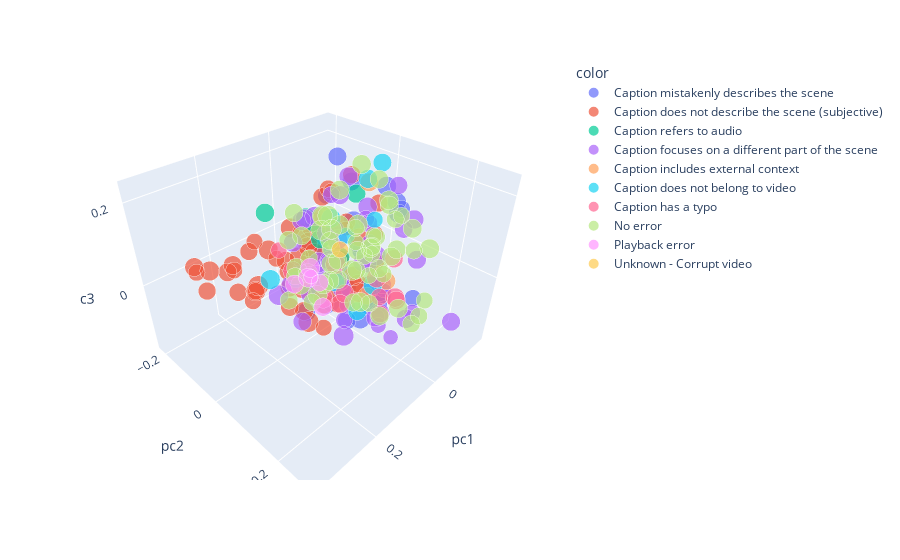

Notebook code for this chart:
### Code cell
# Scatter plot PCA with Error as color and memorability score as size. Show caption on hover
fig = px.scatter_3d(principalDf, x="pc1", y="pc2", z="pc3", color=df_filtered['ERROR'].tolist(), size=df_filtered['mem_score'].tolist(), hover_name=df_filtered['captions'].tolist())
fig.show()

### Figure 1 — Plotly figure (JSON) as saved in the notebook; plotly's stock layout.template omitted (floating-point values rounded to 4 significant figures)
{"data": [{"hovertemplate": "<b>%{hovertext}</b><br><br>color=Caption mistakenly describes the scene<br>pc1=%{x}<br>pc2=%{y}<br>pc3=%{z}<br>size=%{marker.size}<extra></extra>", "hovertext": ["A construction site is going underway and is developing land", "point of view from the bed of an old pickup truck", "Pitch black dark night with flashlights to guide you along the shore line as the water breaks at the shore", "A person on the sidewalk wearing a green shirt with white buckets", "A man riding a bicycle on the highway while wearing a helmet", "A swan is in a pond with its neck buried under the water", "a bird flies across the sky while people fish in the water below it", "a few people enjoy the party of a person that is with them", "Rams quarterback scores yet again during yesterdays game at the field", "A group of people wearing red shirt long pants and a brown hat", "someone who is showing a product and how to use it", "A person with long hair and baggy clothes sitting on a couch", "A stretch of water being filmed from a boat with homes and trees lining the shore", "a person takes a cup and pours it into a pink item", "Two teams of baseball players on the court during a baseball game", "It is dark at the beach the waves arent rough as they crash against an island", "two people at a party of some sort and serving refreshments", "a group of people sit on chairs outside in the daytime", "A dog leans its head out the window into the rain and tries to drink rain", "a person goes around and moves another person in the room", "White tulle with a sequin rainbow sheen is draped artistically against a black background", "A skate is show floating very close to the ocean floor", "In the white background many portions of whiteout are filling the scene", "A prisoner attempts a daring escape being lifted by helicopter", "A pair of hands are seen crumbling up flower petals", "A group of people wearing white suits in a type of competition", "A grey small car on the street in front of it is a street sign", "A dog with a vest on is looking at a tree and then walking", "A little boy and a little girl dancing and playing with balloons"], "legendgroup": "Caption mistakenly describes the scene", "marker": {"color": "#636efa", "size": [0.8375, 0.7797, 0.6004, 0.9247, 0.6749, 0.6911, 0.878, 0.8009, 0.6423, 0.8888, 0.9674, 0.8236, 0.6571, 0.7749, 0.7208, 0.6063, 0.802, 0.8414, 0.8337, 0.9342, 0.9453, 0.8969, 0.6646, 0.8801, 0.9556, 0.8302, 0.8197, 0.7277, 0.6647], "sizemode": "area", "sizeref": 0.002473, "symbol": "circle"}, "mode": "markers", "name": "Caption mistakenly describes the scene", "scene": "scene", "showlegend": true, "type": "scatter3d", "x": [-0.02791, 0.08185, 0.006907, -0.08082, -0.08279, 0.01865, -0.007208, -0.0306, -0.05913, -0.125, 0.01021, -0.01694, 0.0602, 0.01241, -0.1787, 0.05697, -0.1132, -0.05146, 0.0587, -0.139, 0.01707, 0.02272, 0.008405, -0.07499, -0.02722, -0.1307, -0.01625, 0.04113, -0.1239], "y": [0.09613, 0.1026, 0.1388, -0.0006373, 0.1581, -0.007185, 0.09164, -0.04032, 0.003833, 0.02542, -0.08004, -0.09589, 0.1385, -0.1123, 0.03405, 0.08103, -0.07096, 0.1162, -0.05341, -0.0818, -0.04148, 0.09144, 0.09433, 0.06911, -0.02048, 0.05316, 0.1096, -0.001255, -0.1651], "z": [-0.0224, -0.07174, -0.02363, -0.01007, -0.07038, -0.1229, -0.02747, 0.233, 0.01702, 0.1539, 0.001654, 0.0245, -0.02237, -0.07965, 0.07881, -0.006778, 0.1368, 0.1482, -0.1539, 0.01474, 0.003104, -0.1099, -0.05963, -0.09566, -0.06283, 0.1223, -0.07859, -0.1128, 0.06215]}, {"hovertemplate": "<b>%{hovertext}</b><br><br>color=Caption does not describe the scene (subjective)<br>pc1=%{x}<br>pc2=%{y}<br>pc3=%{z}<br>size=%{marker.size}<extra></extra>", "hovertext": ["The new and improved Canon camera  It is waterproof and can withstand a great amount of water pressure", "happiness happiness cleanliness and good view I find it very nice as the environment looks everything is very beautiful", "It seems very good to me since it is shown very alleges in the image", "It has a very nice landscape and I would like to be there is very wonderful", "This is what it looks like in the morning when i held my pee all night", "Such an aggravating taskmicrofiche You press a screen upward only for it to quickly go back down", "EEEKKKK Run for your life the dinosaur is after me", "happiness happiness cleanliness and good view I find it very nice", "I like them very much since everything is very clear and precise I like animals very much", "looking for in an image\n they are very happy and focused on what", "Ok which toy do I choose from There is quite the variety to choose from", "Suddenly Jeremy wakes and thinks Where am I how much milk did I drink and wheres my car", "I really like everything since it is very beautiful and", "OMG I hope everyone survived the helicopter plunging to the ground", "We bout to ride boys whose with me You hear me", "its Sunday and in this town everything is quiet and no one is out", "It is very entertaining colorful and shows a lot of interesting content that we all want to see and know more", "Window show of my pal he enjoys the wind blowing on his face", "they are having fun while practising and enjoying it nice", "A man moving a machinery part on his car in his fathers shop", "A man lets the baby lamb get a little more compared to his brothers and sisters", "Leave me alone peasant I am eating my meal in peace", "these kids get to come to the park every Friday and swing together", "It seems very good because it reflects everything I am", "Thinking about my life decisions To find a Girlfriend or play games", "A couple wants to see what its like to play Red Dead Redemption in real life", "I think its a very interesting way to see things", "Well nice chatting with you Time to mosey on  around these wires and visit other tables", "a very cool and in depth look at life in and under the water", "Yea go ahead and bounce to your hearts content Ill just stand her and support the arm of the couch", "It was a close football game last night The white team took home the victory", "colorful and shows a lot of interesting content that we all", "I find it very interesting since it shows a little about the life of animals", "There is nothing more enjoyable than watching a peewee ball game with the little ones playing", "Here little squirrel come and get your treat as it is tasty", "Daddys new worker Mows the grass for a kiss and a candy", "show how beautiful nature is and a beautiful waterfall is good", "You see something in red go off the screen but you cant see what because its so dark", "karaoke is quite easy at this bar where nobody he attends on the weekend", "Anchors away as we rough the seas together arm in hand", "It seems very good because it reflects everything I am looking", "At last going home after a long day cant wait to soak in the bathtub", "I really like everything since it is very beautiful and interesting", "And we have liftoff as we venture forth into the sky above", "It has a very nice landscape and I would like to be there is very wonderful", "Looks like a horror story or could it be science culture slides", "Kitty cat what  are you doing on my bed  Get down", "ready get set to run the race that is set before us", "Ok look you book the right team and I will book the opposite", "Look at the fiddlers Are they competing or dueling to a song The crowd is going wild", "The screen pans to the right showing how amazing nature can be"], "legendgroup": "Caption does not describe the scene (subjective)", "marker": {"color": "#EF553B", "size": [0.9892, 0.6646, 0.6712, 0.6985, 0.9008, 0.8233, 0.8876, 0.8249, 0.8097, 0.8932, 0.6497, 0.8575, 0.8262, 0.923, 0.7028, 0.5034, 0.7343, 0.8057, 0.716, 0.8891, 0.8475, 0.8266, 0.7564, 0.9064, 0.8886, 0.7457, 0.9636, 0.7754, 0.7975, 0.9019, 0.7418, 0.6431, 0.749, 0.7697, 0.8301, 0.9033, 0.7723, 0.6252, 0.698, 0.6874, 0.7428, 0.8537, 0.6775, 0.7623, 0.914, 0.7883, 0.7953, 0.7821, 0.7905, 0.7319, 0.6455], "sizemode": "area", "sizeref": 0.002473, "symbol": "circle"}, "mode": "markers", "name": "Caption does not describe the scene (subjective)", "scene": "scene", "showlegend": true, "type": "scatter3d", "x": [0.1334, 0.2992, 0.2525, 0.293, 0.09377, 0.08207, 0.02091, 0.2829, 0.2789, 0.1626, 0.1062, 0.03066, 0.349, 0.01792, -0.06029, 0.02548, 0.2398, 0.06041, -0.00992, -0.08149, -0.05011, 0.002525, -0.06606, 0.303, 0.06044, -0.008343, 0.2511, 0.04651, 0.1947, 0.001478, -0.03699, 0.2212, 0.265, -0.02061, 0.06119, -0.0401, 0.208, 0.0489, -0.002218, 0.004876, 0.335, 0.08899, 0.3541, 0.01877, 0.293, 0.08572, 0.02325, -0.03673, 0.01697, -0.1019, 0.1583], "y": [0.03449, 0.01838, 0.001082, 0.06957, -0.02753, -0.03516, -0.002248, -0.009696, -0.03684, -0.05351, -0.0985, -0.01836, -0.0332, 0.06043, 0.05104, 0.04156, -0.01454, -0.03481, -0.03551, -0.003413, -0.1345, -0.1017, -0.02912, -0.0616, -0.09867, 0.04853, 0.02097, -0.04307, 0.04557, -0.123, -0.01391, -0.01924, -0.03001, -0.07654, -0.1196, -0.1476, 0.06252, 0.043, -0.03972, 0.0102, -0.02659, -0.03926, -0.01848, 0.07555, 0.06957, 0.0202, -0.1552, 0.07668, -0.0124, 0.02447, 0.107], "z": [-0.0858, 0.1297, 0.02215, 0.1065, -0.04683, -0.1259, -0.08582, 0.1193, 0.08738, 0.07802, 0.007201, -0.1247, 0.1358, -0.006, 0.0665, 0.113, 0.1276, 0.01562, 0.1589, -0.1417, -0.06447, 0.00629, 0.1828, 0.09, 0.07046, 0.0793, 0.07015, 0.08595, -0.0007785, 0.02044, 0.0804, 0.1395, 0.03422, 0.1278, -0.0305, -0.04802, 0.06467, -0.07971, 0.1672, 0.009427, 0.07732, 0.03347, 0.1337, -0.01777, 0.1065, -0.03492, -0.09876, 0.0153, 0.07942, 0.1193, -0.04147]}, {"hovertemplate": "<b>%{hovertext}</b><br><br>color=Caption refers to audio<br>pc1=%{x}<br>pc2=%{y}<br>pc3=%{z}<br>size=%{marker.size}<extra></extra>", "hovertext": ["A young girl complaining how little she does in cheerleading", "a happy man going to show more about life coaching", "Women laugh and talk in the background around a nighttime campfire", "Woman speaks in Foreign language to the viewers of the clip", "showing a baby happy to be with her mommy talking to her", "A boy holding a sparking firework gets burned and gets hurt"], "legendgroup": "Caption refers to audio", "marker": {"color": "#00cc96", "size": [0.8049, 0.9277, 0.8277, 0.8822, 0.8387, 0.8432], "sizemode": "area", "sizeref": 0.002473, "symbol": "circle"}, "mode": "markers", "name": "Caption refers to audio", "scene": "scene", "showlegend": true, "type": "scatter3d", "x": [-0.03474, 0.03704, -0.04436, -0.004241, 0.04043, -0.07371], "y": [-0.1476, -0.04268, 0.00541, -0.06566, -0.2139, -0.06471], "z": [0.0409, 0.09848, 0.1564, 0.02685, 0.05679, -0.05627]}, {"hovertemplate": "<b>%{hovertext}</b><br><br>color=Caption focuses on a different part of the scene<br>pc1=%{x}<br>pc2=%{y}<br>pc3=%{z}<br>size=%{marker.size}<extra></extra>", "hovertext": ["A lady sitting down on a bench wearing a black jacket", "A Dish is being thrown into a heater to be cooked", "this lady is holding a newborn baby with a man inside of the hospital", "A black door being fed by its owner putting on a red shorts", "some people use fire outside and put it in a barrel", "DJ is playing the music and a girl is dancing to it", "A person is recording someone as they are in a parking lot", "The device flips and reveals two images that become one as it speeds up", "a man with black boots next to a green bucket looks into his black plate", "A powerful waterfall is stunning So smooth until the interfiled opened peoples eyes", "A man in a white shirt and cap is talking to a man in a yellow shirt", "A person takes a spoon and stirs the contents of a boiling pot", "A cat with green eyes and stripes is licking water", "A little girl wearing a red sweater trips after a girl beside her falls", "The model explodes into expression as the next model waits anxiously", "Some people are prodding with tools at a white surface overhead", "The camera pans upward from the cats paws to its head", "A group of people are sitting at tables while watching two girls talking", "Showing a lot of derby cars that are together on the left side one is smoking on the hood", "point of view from a dash cam in a large city", "A band in the middle of a green field playing their instruments for the audience", "Cars are driving down the road and a white thing is seemingly hanging above the road just floating", "a person standing at first then trying to roller skate", "A machine moves while cutting a product and spraying liquid", "On a cloudy day you can see cars driving around a town ", "A girl with curly hair and a blue suit sitting on  a chair", "A carpenter doing some finishing on a chair that he has just constructed", "A young child wearing a black and white hoodie is running to something", "Many motorcyclists drive under an underpass and follow the roads curve off into the distance", "A young girl is swinging in a child swing with wood chips behind her", "Valentines day celebration for his spouse A jewelry gift was given to celebrate the occasion", "An overhead view of a marching band standing on the street in red shirts", "A group of people in a field witness a large explosion", "The arm of the machinery extends beyond the border made of railroad ties", "A dog is lying and its back on a hard floor barking at the sky", "a black and white cat drinks water while the black and brown cat looks through the glass", "a boy with a beanie on looks over to where the girl is in the car", "Driving down a paved country road in the woods Will a bear jump out A deer", "Multiple slots charge all your gadget in one place keep it from being all over", "A man in a black jacket is walking around a group of women talking", "A blonde baby with a blue bib and white shirt", "a person wearing red steers a blue boat towards a dock", "A woman sits on a chair as she looks at the other vehicles", "Lights and flicking on and off and different colors while a band plays on stage", "The camera fades back from a large crowd of people and reveals a road", "a man rides a horse around some dirt in the daytime", "A group of dancing bears are on a stage with the words Mama Mia lit up behind them", "A child is enclosed in a multi colored plastic fence", "a flagbearer leads his group in a parade down a city street"], "legendgroup": "Caption focuses on a different part of the scene", "marker": {"color": "#ab63fa", "size": [0.839, 0.9167, 0.889, 0.854, 0.6188, 0.6887, 0.9291, 0.9689, 0.8015, 0.6549, 0.6982, 0.8457, 0.9558, 0.9542, 0.8988, 0.7189, 0.7905, 0.8251, 0.531, 0.5761, 0.7624, 0.5313, 0.7234, 0.5939, 0.8502, 0.8401, 0.98, 0.6896, 0.8028, 0.8044, 0.8509, 0.8489, 0.8226, 0.8617, 0.8576, 0.7404, 0.7614, 0.8337, 0.9355, 0.8645, 0.8242, 0.6327, 0.8551, 0.7307, 0.6327, 0.7119, 0.8248, 0.7862, 0.7707], "sizemode": "area", "sizeref": 0.002473, "symbol": "circle"}, "mode": "markers", "name": "Caption focuses on a different part of the scene", "scene": "scene", "showlegend": true, "type": "scatter3d", "x": [-0.04118, -0.05084, -0.05841, -0.04295, -0.05977, -0.09796, -0.09787, 0.06561, -0.01979, 0.1308, -0.1124, -0.06564, 0.07883, -0.1124, 0.02429, -0.09453, 0.0772, -0.07789, -0.01498, 0.06739, -0.1162, -0.01163, -0.1094, -0.02738, 0.008306, -0.02052, -0.02337, -0.08233, -0.051, -0.07157, -0.006433, -0.1327, -0.0935, -0.04539, 0.03615, 0.06784, -0.03297, 0.009084, 0.06941, -0.1148, -0.022, -0.02259, 0.04059, -0.05689, 0.007778, -0.03722, -0.04315, -0.05432, -0.1007], "y": [-0.05519, -0.04384, -0.1414, -0.07304, 0.03997, -0.1217, 0.03097, 0.07998, -0.01312, 0.1385, -0.01977, -0.07912, -0.1335, -0.1115, -0.03854, 0.01014, -0.04832, -0.04898, 0.1239, 0.1779, 0.06413, 0.1573, -0.02228, 0.006461, 0.2051, -0.1479, -0.09163, -0.09573, 0.2787, -0.1133, -0.1207, 0.1036, 0.1487, 0.09633, -0.06117, -0.0992, -0.0417, 0.1247, -0.004759, -0.01819, -0.1856, 0.07785, 0.04767, 0.03509, 0.2179, 0.1033, -0.0424, -0.08304, 0.1], "z": [0.04181, -0.1097, 0.03679, -0.0565, 0.03918, 0.08955, -0.01906, -0.1421, -0.07571, -0.01853, 0.05581, -0.1148, -0.1335, -0.04244, -0.09021, -0.05206, -0.1706, 0.1691, -0.02973, -0.04756, 0.1718, -0.1468, -0.07141, -0.1479, -0.04886, 0.03611, -0.06198, -0.104, -0.04854, -0.006483, 0.0587, 0.09617, 0.02726, -0.1295, -0.1133, -0.08865, -0.03366, -0.09423, -0.01052, 0.08853, -0.04489, -0.06093, -0.03472, 0.08906, -0.02449, -0.03809, 0.1363, -0.07223, 0.08286]}, {"hovertemplate": "<b>%{hovertext}</b><br><br>color=Caption includes external context<br>pc1=%{x}<br>pc2=%{y}<br>pc3=%{z}<br>size=%{marker.size}<extra></extra>", "hovertext": ["A scene from the movie Social Network in which a man talks to a woman", "You are seeing the forest fires from California I presume", "A man giving the introductions to the band getting ready to play their set", "someone riding by the Louvre at night on a bicycle"], "legendgroup": "Caption includes external context", "marker": {"color": "#FFA15A", "size": [0.967, 0.7147, 0.7962, 0.7488], "sizemode": "area", "sizeref": 0.002473, "symbol": "circle"}, "mode": "markers", "name": "Caption includes external context", "scene": "scene", "showlegend": true, "type": "scatter3d", "x": [-0.02057, 0.06034, -0.1276, -0.004537], "y": [-0.07273, 0.1362, -0.02846, 0.1367], "z": [0.07676, 0.004257, 0.1443, 0.008613]}, {"hovertemplate": "<b>%{hovertext}</b><br><br>color=Caption does not belong to video<br>pc1=%{x}<br>pc2=%{y}<br>pc3=%{z}<br>size=%{marker.size}<extra></extra>", "hovertext": ["A woman is not very happy with what she has seen on her computer screen and needs to focus more on cleaning", "a person is showing someone something that is in the water", "soldiers forming ranks and helping each other\n soldiers forming ranks and helping each other", "shows a series of cables that are in a car inside", "its a concert and attend many people to watch the show", "Three performers performing a dance and song on stage during a concert", "shows a dog spinning in the snow is very happy", "A man on a surfboard surfing on a giant wave", "A woman wearing a red sweater and knee pads adjusts her hair at a skating rink", "a statue in the museum at the chief guest and gave the prize"], "legendgroup": "Caption does not belong to video", "marker": {"color": "#19d3f3", "size": [0.9098, 0.8031, 0.646, 0.7888, 0.8411, 0.7919, 0.6486, 0.8212, 0.6424, 0.8717], "sizemode": "area", "sizeref": 0.002473, "symbol": "circle"}, "mode": "markers", "name": "Caption does not belong to video", "scene": "scene", "showlegend": true, "type": "scatter3d", "x": [0.1175, -0.0121, -0.09534, 0.04771, -0.011, -0.1367, 0.08511, -0.04304, -0.09544, -0.01439], "y": [-0.1126, -0.02153, 0.02096, 0.1022, 0.06346, -0.0007697, -0.05647, 0.06989, -0.06514, -0.04185], "z": [-0.05373, -0.08195, 0.07687, -0.06568, 0.2219, 0.1989, -0.04175, -0.05947, -0.0034, 0.08831]}, {"hovertemplate": "<b>%{hovertext}</b><br><br>color=Caption has a typo<br>pc1=%{x}<br>pc2=%{y}<br>pc3=%{z}<br>size=%{marker.size}<extra></extra>", "hovertext": ["a horse is turning a corner while being followed by more nurses", "a little baby sits at a little baby stool it has", "I think we all feel this way on Mondaya dog is laying down on a bed spread napping", "First Person Racing perspective on a live trackHop in and take a ride", "a train with many carats is moving against a railroad", "Driving in a busy city during rush hour after getting off workThere is a ton of traffic", "As I walk through the eerie winter woods I turn to check a sound and", "Biking fest dayJust enjoying the ride in this rainy weather", "a person toggles the a video game controller with one hand", "A video of waves created by a bot and dolphins jumping out the water", "A sleeping car is snuck up on by the cameraman", "The intently watches the laser pointers mark before reaching out to catch it"], "legendgroup": "Caption has a typo", "marker": {"color": "#FF6692", "size": [0.9094, 0.6236, 0.9057, 0.6796, 0.8649, 0.8009, 0.8098, 0.7771, 0.9295, 0.8113, 0.7311, 0.8952], "sizemode": "area", "sizeref": 0.002473, "symbol": "circle"}, "mode": "markers", "name": "Caption has a typo", "scene": "scene", "showlegend": true, "type": "scatter3d", "x": [-0.06379, 0.02078, 0.08699, 0.006346, -0.04489, -0.01334, 0.04296, -0.01094, -0.04853, 0.03385, -0.01807, -0.006125], "y": [0.06351, -0.1923, -0.06541, 0.1291, 0.1346, 0.1607, 0.04557, 0.1455, -0.05695, 0.05088, 0.1167, -0.05821], "z": [-0.05117, -0.05154, -0.02077, -0.03329, -0.06054, -0.03583, -0.07938, 0.06782, -0.06236, -0.05216, -0.1045, -0.1496]}, {"hovertemplate": "<b>%{hovertext}</b><br><br>color=No error<br>pc1=%{x}<br>pc2=%{y}<br>pc3=%{z}<br>size=%{marker.size}<extra></extra>", "hovertext": ["A soccer player wearing a black outfit kicks the ball and keeps it away the other team", "a plane flies lower and lower to the ground during the daytime", "Large animal bear in the woods feeding on the grass", "A group of people that just set up a campfire", "A woman in a yellow top runs along the street as a person on a bike follows", "a bicycle rack where the contestants show who is better", "Its a dog show where dogs and their owners test their dexterity", "A man rides his bike in water without protective equipment", "Two cars drive very fast on a freeway together in unison", "A large bird pecks into the water and then feeds the contents to two smaller birds", "Caucasian child sucks on the edge of a beverage container", "A cop holds an item to the face of the man who is detained", "People walking barefoot on a dirt trail next to some grass", "what appears to be a goose swallowing food down its throat", "a man in a black shirt prepares to do an arm workout", "Two black beautiful ducks outside relaxing on a grassy field", "How funny A black cat tries to catch a ribbon that is swinging from someones hand on the grass", "a group of kids ride their bike around on the street", "Many birds are flying away from the trees and the small waterfall", "two full white water rafting boats are going down a river while paddling with white paddles", "A young child is trying to figure out how to use an ink pen", "Two people doing a bike race competition on a smooth express", "A pair of hands with a wooden stick playing with dough", "A white man with glasses is playing a small guitar while singing", "A person is skydiving in the air doing tricks while ascending down", "A novice skier is trying to control himself as he crashes to the ground in front of two other skiers", "a large flock of birds enjoy the water under a dark sky", "a small animal coming out of the snow and looking around nervously", "An infant is sitting on someones leg while looking off into the distance", "Something looking through a fence can see multiple cars going down a track", "many cars drive on the road and make many turns", "A person is twirling a baton lit of fire around himself at night", "A woman with blonde hair sitting in a white armchair in front of a Christmas tree smiles at a young boy in a red sweater and jeans", "a child playing with the toys in the bedroom", "a cowboy gives a kid a pony ride while a dog just wants someone to throw the ball to it", "Various people are riding a carousel of motorcycles outside at a carnival", "Group of boys are playing basketball while some are standing in field", "A man in a magenta tee shirt steadies a girl on a training bike outside in a park on a colorful cobblestone walk", "A man and a podium possibly giving a Sunday sermon", "Water rushing down a rocky side of a mountain and splashing up", "A person jumps in the water while they are holding someone else", "A woman stands on a stage before an audience introducing the next performer", "A group of children playing baseball on the field with adults watching", "Several women in red are dancing in front of a room while others watch", "The Camera is viewing a crowd of people in the reflection of a mirror", "A little girl with dark hair is singing right into the camera with only her head showing", "A glass blower shapes a piece of art as it is cooling", "A view of a vodafone vehicle which is showcased on a stand", "A reggae band is performing a concert in a small music club", "A man is excitedly explaining something funny that occurred to him and his friends", "an adult in a red and black jacket assist a child on an ice rink", "A group of workers are congregating outside to discuss work", "There is a bonfire at night and there is smoke coming from it", "A man in a red suit is shown shaking the hand of an child with elf ears", "a few kids sit in a tub with each other and bathe", "A man feels the consistency of a material in a bucket", "The sewing machine seems to work fine after being repaired", "A guy is blowing into something white inside his house"], "legendgroup": "No error", "marker": {"color": "#B6E880", "size": [0.605, 0.8087, 0.8899, 0.7965, 0.8205, 0.7791, 0.7775, 0.8326, 0.6492, 0.9114, 0.9046, 0.9686, 0.8343, 0.7544, 0.8276, 0.7837, 0.8836, 0.8386, 0.6908, 0.6696, 0.7103, 0.6916, 0.9568, 0.9425, 0.6397, 0.8183, 0.7639, 0.7199, 0.6725, 0.725, 0.7036, 0.7239, 0.7935, 0.8065, 0.7766, 0.8889, 0.7296, 0.617, 0.8798, 0.8791, 0.9118, 0.8484, 0.8483, 0.8525, 0.6863, 0.7854, 0.8471, 0.7702, 0.7945, 0.8534, 0.7043, 0.6653, 0.666, 0.9563, 0.9655, 0.9013, 0.9034, 0.8985], "sizemode": "area", "sizeref": 0.002473, "symbol": "circle"}, "mode": "markers", "name": "No error", "scene": "scene", "showlegend": true, "type": "scatter3d", "x": [-0.09988, 0.02107, 0.02299, -0.1, -0.1141, -0.01535, -0.01086, -0.07336, -0.07325, 0.01014, -0.029, -0.09276, -0.06501, 0.08002, -0.1007, 0.02134, -0.0006993, -0.1274, 0.017, -0.03771, -0.01977, -0.0898, -0.08255, -0.06349, -0.06539, -0.1177, 0.0409, 0.03615, -0.03621, -0.01694, 0.008035, -0.1146, -0.02693, -0.00827, -0.05989, -0.07884, -0.1583, -0.1056, -0.06738, 0.01554, -0.1312, -0.0932, -0.1741, -0.1085, -0.006662, -0.02957, -0.02955, 0.07565, -0.1157, -0.04278, -0.1536, -0.0984, -0.02541, -0.0912, -0.05301, 0.02565, 0.06108, -0.05197], "y": [-0.03705, 0.145, -0.009168, 0.05561, 0.07719, 0.08157, -0.03695, 0.1275, 0.1951, -0.04141, -0.1835, -0.04047, 0.09901, -0.0917, -0.03137, 0.01527, -0.1073, 0.1053, 0.1103, 0.1015, -0.1796, 0.1402, -0.1432, -0.08698, 0.03877, 0.02675, 0.08853, -0.05477, -0.1401, 0.2044, 0.2354, 0.01479, -0.1831, -0.1872, -0.08952, 0.1855, 0.03398, 0.01354, -0.005322, 0.08329, -0.0143, -0.08948, -0.001955, -0.03771, 0.0695, -0.1594, -0.03104, 0.1139, 0.009756, -0.04036, -0.08584, 0.09246, 0.07473, -0.1469, -0.08931, -0.04664, -0.06862, -0.07519], "z": [-0.0128, -0.06979, -0.05214, 0.1264, 0.01239, 0.06783, 0.01017, -0.1137, -0.05099, -0.08681, -0.1281, -0.09601, 0.02588, -0.1259, -0.03455, 0.0162, -0.09237, 0.07555, -0.05628, -0.007499, -0.1488, 0.04933, -0.01457, 0.01991, -0.05797, -0.06928, 0.03599, -0.136, -0.07856, -0.07934, -0.02354, 0.0192, 0.04255, -0.03201, -0.01308, 0.07998, 0.05823, 0.02621, 0.06552, -0.06889, -0.03256, 0.1155, 0.09045, 0.1923, 0.0406, -0.0158, -0.08751, -0.01789, 0.1686, 0.05995, -0.01389, 0.1146, 0.03979, 0.02317, 0.06094, -0.1155, -0.07548, -0.07264]}, {"hovertemplate": "<b>%{hovertext}</b><br><br>color=Playback error<br>pc1=%{x}<br>pc2=%{y}<br>pc3=%{z}<br>size=%{marker.size}<extra></extra>", "hovertext": ["I am not sure if this is just from my side or not but this is another blank page", "it says video couldnt be decoded there is an error with this video", "This video has no apparent content and shows varying black and white pixels", "This one isnt playing anything but it wont let me progress until I type ten words", "There is nothing to caption in this because no images are appearing on the screen", "wheres the video it doesnt seem to have loaded on this one "], "legendgroup": "Playback error", "marker": {"color": "#FF97FF", "size": [0.7773, 0.5068, 0.7941, 0.8789, 0.8798, 0.6963], "sizemode": "area", "sizeref": 0.002473, "symbol": "circle"}, "mode": "markers", "name": "Playback error", "scene": "scene", "showlegend": true, "type": "scatter3d", "x": [0.1037, 0.0494, 0.07269, 0.022, 0.07955, 0.04442], "y": [-0.04209, -0.04317, 0.01928, -0.07508, -0.02115, -0.01943], "z": [-0.03711, -0.04471, -0.08711, -0.04809, -0.02057, -0.05251]}, {"hovertemplate": "<b>%{hovertext}</b><br><br>color=Unknown - Corrupt video<br>pc1=%{x}<br>pc2=%{y}<br>pc3=%{z}<br>size=%{marker.size}<extra></extra>", "hovertext": ["A man with a yellow shirt looks into the camera as it moves around the room"], "legendgroup": "Unknown - Corrupt video", "marker": {"color": "#FECB52", "size": [0.6501], "sizemode": "area", "sizeref": 0.002473, "symbol": "circle"}, "mode": "markers", "name": "Unknown - Corrupt video", "scene": "scene", "showlegend": true, "type": "scatter3d", "x": [-0.03366], "y": [-0.02902], "z": [0.0002362]}], "layout": {"legend": {"itemsizing": "constant", "title": {"text": "color"}, "tracegroupgap": 0}, "margin": {"t": 60}, "scene": {"domain": {"x": [0, 1], "y": [0, 1]}, "xaxis": {"title": {"text": "pc1"}}, "yaxis": {"title": {"text": "pc2"}}, "zaxis": {"title": {"text": "pc3"}}}}}
